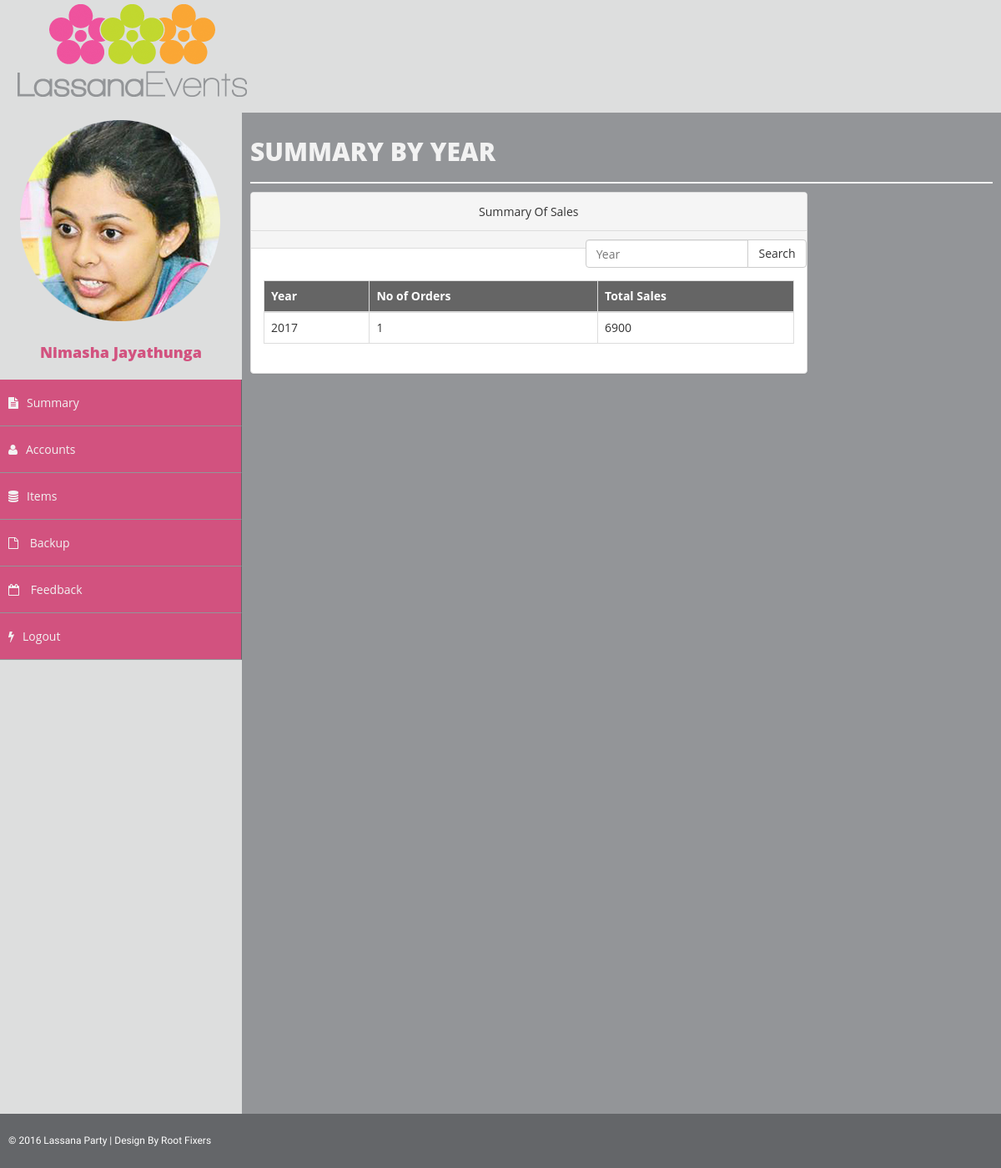
Page /admin/sumyear.php (signed in) on the committed database.
### tables this page shows
CREATE TABLE IF NOT EXISTS `users1` (
  `uid` int(11) NOT NULL AUTO_INCREMENT,
  `employee_type` varchar(30) NOT NULL,
  `upass` varchar(50) NOT NULL,
  `uname` varchar(30) DEFAULT NULL,
  `fullname` varchar(100) NOT NULL,
  `contact` int(10) NOT NULL,
  `NIC` varchar(10) DEFAULT NULL,
  `Address` varchar(75) NOT NULL,
  `uemail` varchar(70) NOT NULL,
  `location` varchar(100) NOT NULL,
  PRIMARY KEY (`uid`),
  UNIQUE KEY `uname` (`uname`,`uemail`),
  KEY `NIC` (`NIC`)
);

CREATE TABLE IF NOT EXISTS `year_summary` (
  `year` int(11) NOT NULL,
  `number_of_orders` int(11) NOT NULL,
  `total_sales` float NOT NULL,
  PRIMARY KEY (`year`)
);

### config/class.user.php (called while the page is built, shortened)
<?php
   	class User{
   		public $db;
   		public function __construct(){
   			$this->db = new mysqli(DB_SERVER, DB_USERNAME, DB_PASSWORD, DB_DATABASE);
   		}
       	public function get_fullname($uid){
       		$sql3="SELECT fullname FROM users1 WHERE uid = $uid";
   	        $result = mysqli_query($this->db,$sql3);
   	        $user_data = mysqli_fetch_array($result);
   	        return $user_data['fullname'];
       	}
   	}
   ?>

### admin/sumyear.php (the view, shortened to what this page needs)
<?php
   include_once '../config/class.user.php';
   $user = new User();
   $uid = $_SESSION['uid'];
   ?>
<!DOCTYPE html>
<head>
</head>
<body>
    <div id="wrapper">
        <?php include '../config/adminheader.php'; ?>
        <div id="page-wrapper">
            <div id="page-inner">
                <div class="row">
                    <div class="col-md-12">
                        <h1 class="page-head-line">SUMMARY BY YEAR</h1>
                    </div>
                </div>
				<div class="col-md-9" >
                    <div class="panel panel-default">
                        <div class="panel-heading">
                           <center> Summary Of Sales </center>
                        </div>
                        <div class="panel-heading">
                            <form action="findyear.php" method="POST" class="form-horizontal form-label-left" novalidate>
                              <div class="title_left">
                                <div class="col-md-5 col-sm-5 col-xs-12 form-group pull-right top_search">
                                  <div class="input-group">
                                    <input id="year" name="year" type="text" class="form-control" placeholder="Year">
                                    <span class="input-group-btn">
                                      <button id="search" name="search" type="submit" class="btn btn-default" value="search">Search</button>
                                    </span>
                                  </div>
                                </div>
                              </div>
                          </form>
                        </div>
                        <div class="panel-body">
                            <div class="table-responsive" >
                                <?php
                    include '../config/db_confg.php';
                    $select = "SELECT * FROM year_summary";
                    $result = mysqli_query($conn, $select);
                    if ( mysqli_num_rows($result) > 0) {
                      echo ('<div class="table-responsive"><table border=1 class="table table-bordered" >
                            <thead style="background-color:#656565;color:#ffffff;">
                            <tr>
                              <th>Year</th>
                              <th>No of Orders</th>
                              <th>Total Sales</th>
                            </tr></thead>');
                            echo("<tbody>");
                              while($row = mysqli_fetch_assoc($result)) {
                                echo (
                                  "<tr>
                                    <form method=\"post\" action=\"summonth.php\">
                                      <td> " . $row["year"]. "  </td>
                                      <td>" . $row["number_of_orders"] . "</td>
                                      <td>" . $row["total_sales"]." </td>
                                    </form>
                                  </tr>");
                              }
                              echo ("</tbody></table></div>");
                      }
                  ?>
                            </div>
                        </div>
                    </div>
                </div>
            </div>
        </div>
    </div>
    <?php include '../config/footer.php'; ?>
</body>
</html>

### config/adminheader.php (shortened to what this page needs)
<html>
    <head>
    <link href="../assets/css/bootstrap.css" rel="stylesheet" />
    <link href="../assets/css/font-awesome.css" rel="stylesheet" />
    <link href="../assets/css/basic.css" rel="stylesheet" />
    <link href="../assets/css/custom.css" rel="stylesheet" />
    <link href="../assets/css/sweetalert2.css" rel="stylesheet" />
    </head>
<body>
    <nav class="navbar navbar-cls-top " role="navigation" >
            <img  src="../assets/img/logo.png" style="margin:5px " >
    </nav>
        <nav class="navbar-side" role="navigation">
            <div class="sidebar-collapse">
                <ul class="nav" id="main-menu">
                    <li>
                        <?php
                        include '../config/db_confg.php';
                        $query = $conn->query("select * from users1 where uid='$uid'");
                        while($row = mysqli_fetch_assoc($query)){
                        ?>
                        <div class="user-img-div">
                            <img class="photo" src="<?php echo $row['location']; ?>" >
                            <?php } ?>
                            <br><br>
                            <div class="inner-text">
                               <?php echo $user->get_fullname($uid); ?>
                            </div>
                        </div>
                    </li>
                    <li>
                        <a  data-toggle="collapse" data-parent="#nothing" href="#collapseSummary"><i class="fa fa-file-text"></i>Summary </a>
                    </li>
                    <li>
                        <a data-toggle="collapse" data-parent="#nothing" href="#collapseAccounts"><i class="fa fa-user "></i>Accounts</a>
                    </li>
                     <li>
                        <a data-toggle="collapse" data-parent="#nothing" href="#collapseItems"><i class="fa fa-database "></i>Items </a>
                    </li>
                    <li>
                        <a href="backup.php"><i class="fa fa-file-o "></i> Backup</a></li>
                    <li>
                        <a href="contactMsg.php"><i class="fa fa-calendar-o "></i> Feedback</a></li>
                    <li>
                        <a href='../config/login.php'><i class="fa fa-flash "></i>Logout</a>
                    </li>
                </ul>
            </div>
        </nav>
</body>
</html>

### assets/css/basic.css (style rules this page uses)
body { font-family: 'Questrial', sans-serif; line-height:25px; font-family: 'Open Sans',serif; }
.user-img-div { background-color: #dddede; }
.user-img-div .inner-text { text-align: center; position: relative; color: #D2527F; font-weight: 800; padding-bottom: 20px; font-size: 18px; }
.navbar-side { border: none; background-color: #646669; z-index: 1; position: absolute; width: 290px; margin-top: 15px; }
.sidebar-collapse .nav { padding: 0; height: 100%; }
.sidebar-collapse .nav > li > a { color: #f2f2f2; background: #D2527F; text-shadow: none; padding: 15px 40px; border-bottom: 1px solid #939598; padding: 15px 10px; border-right:1px solid #646669; }
#wrapper { width: 100%; background-color: #dddede; line-height:25px; font-family: 'Open Sans',serif; }
#page-wrapper { min-height: 600px; background: #dddede; margin: 0 0 0 260px; padding: 15px 0px 0px 30px; }
#page-inner { width: 100%; margin: 0px; background-color: #939598!important; padding: 10px; min-height: 1200px; }
.page-head-line { font-size: 30px; text-transform: uppercase; color: #f2f2f2; font-weight: 800; padding-bottom: 20px; border-bottom: 2px solid #f2f2f2; margin-bottom: 10px; }
.navbar-cls-top { background: #dddede; border: none; height: 100px; }
.nav > li > a > i { margin-right: 10px; }
.navbar { border-radius: 0px; }
.panel-body { border-color: #f2f2f2; }
thead { color: #939598; background-color: #f2f2f2; border:#656668; }
.table-bordered { border-bottom-style: inset; }

### css/custom.css (style rules this page uses)
ul { list-style: none; }
li a { color: #f2f2f2; }

### config/adminheader.php (style rules this page uses)
body { font-family: 'Questrial', sans-serif; }

### rows in the picture
users1: location (picture), fullname "Nimasha Jayathunga"
year_summary: year "2017", number_of_orders "1", total_sales "6900"
